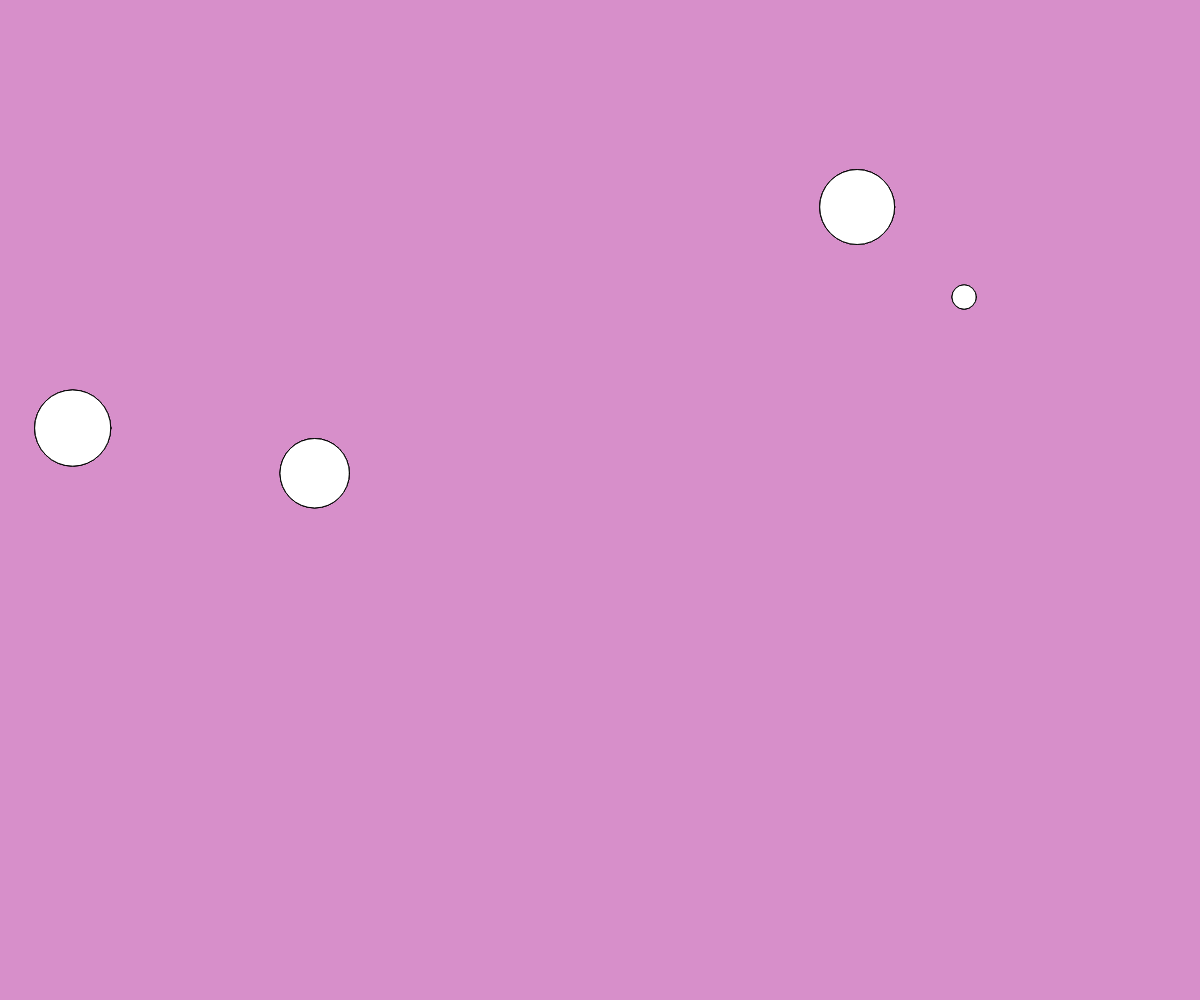
Frame 1 (no input)
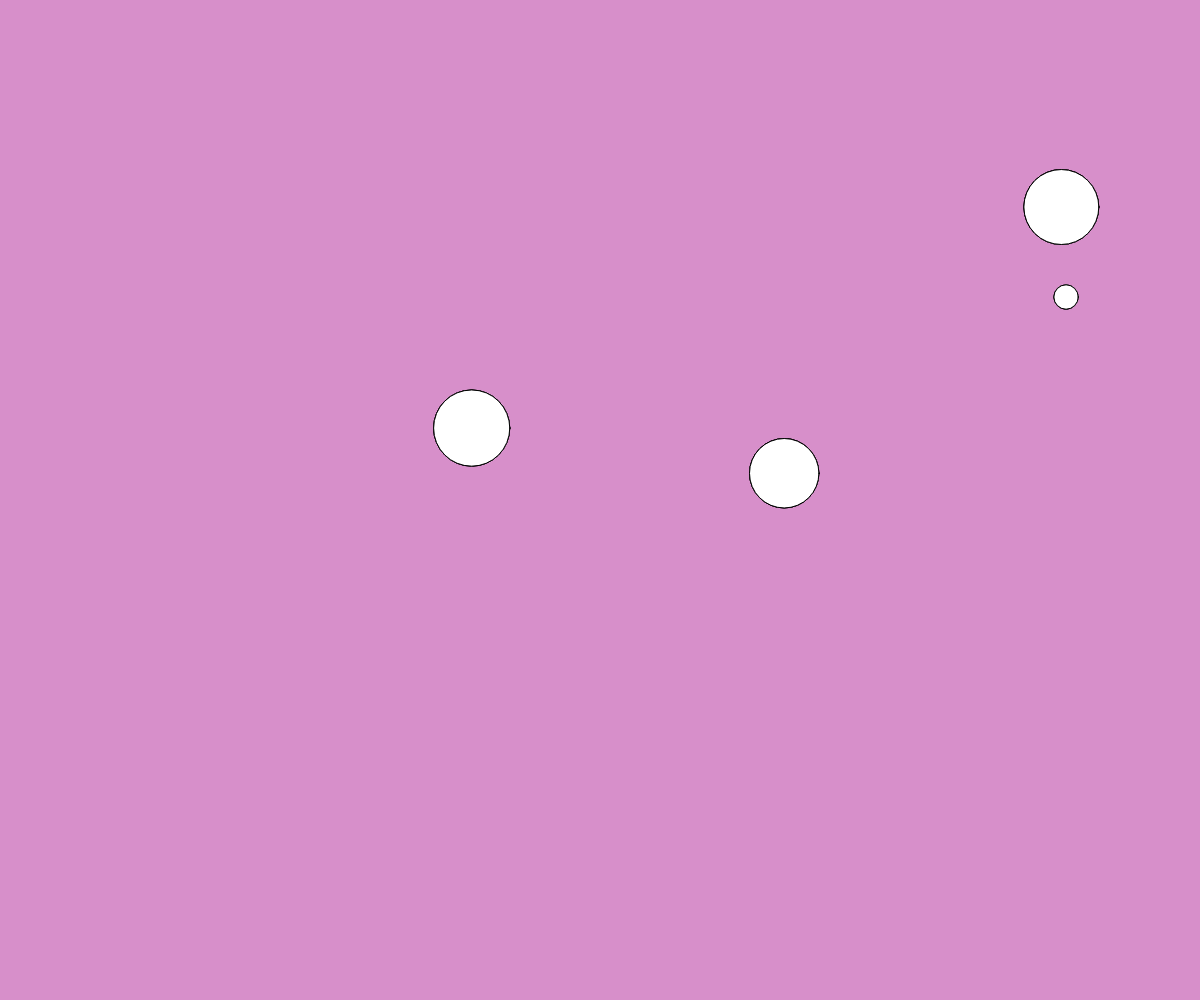
Frame 60 (no input)
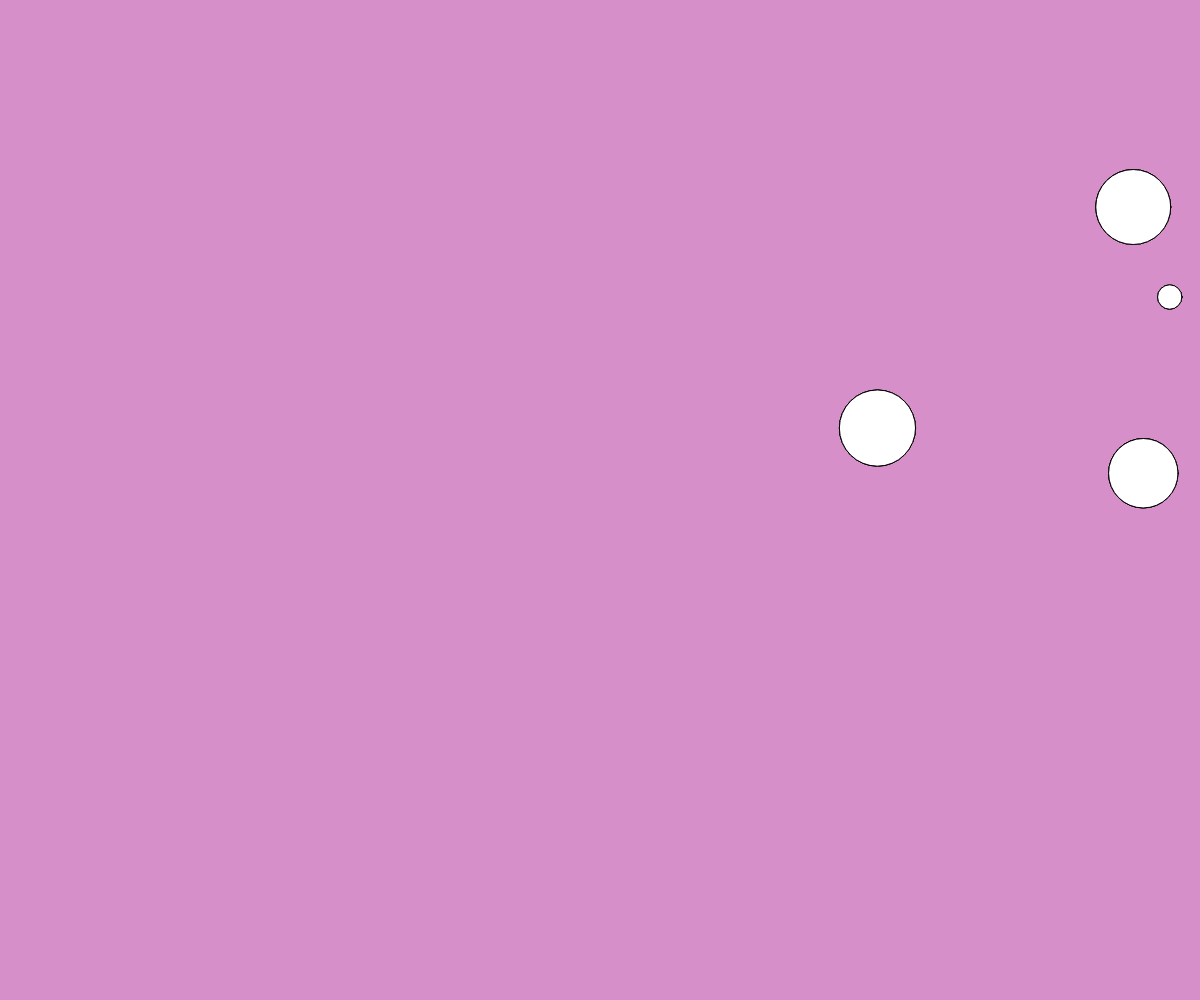
Frame 120 (the mouse pressed at the canvas centre since frame 60)

The p5.js sketch that drew these frames (run headless with seeded random() and noise() and a simulated clock; from frame 60 on, the mouse is pressed at the canvas centre):

// p5.js sketch
// ── sketch.js

//want to make more bouncing balls
var bg_color = '#d78fca';

var bouncingballs = [];
var boballs =[1,2];

function setup() {
    createCanvas(windowWidth,windowHeight);
    background(bg_color);

    for (var i = 0; i < 400; i++) {
        bouncingballs.push(
            new BouncingBall(random(width), random(height), random(100), random(10) )
        );
    }
}

function draw() {
    background(bg_color);

    for (var i = 0; i < BouncingBall.length; i++) {
        bouncingballs[i].display();
        bouncingballs[i].move();
    }

}

// ── class.js

function BouncingBall(init_x, init_y, init_size, delta){
    this.x = init_x;
    this.y = init_y;
    this.size = init_size;
    this.delta = delta;

    this.move = function(){
        this.x += this.delta;
        this.checkEdges();
    };

    this.checkEdges = function(){
        if (this.x >= width) {
            this.x = width - 1;
            this.delta *= -1;
        } else if (this.x <= 0) {
            this.x = 0 + 1;
            this.delta *= -1;
        }
    }
}

// Another method to be called
// This will display our happyface object.
BouncingBall.prototype.display = function(){
    push();
    translate(this.x, this.y);

    ellipse(0, 0, this.size, this.size);

    ellipse(0, 0, this.size, this.size);

    ellipse(0, 0, this.size, this.size);

    pop();
};
